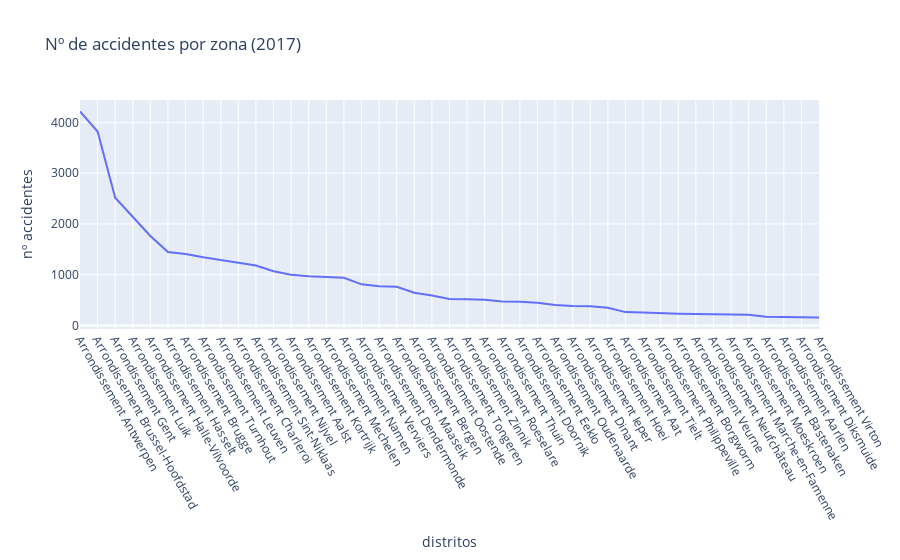

Notebook code for this chart:
### Code cell
fig = px.line(x=sorted_acc_2017_por_zona["ADM_DSTR"], y=sorted_acc_2017_por_zona["Nº ACC"], labels = {"x": "distritos", "y": "nº accidentes"}, title = "Nº de accidentes por zona (2017)")
#ax.set_xlabel(xlabel, rotation=60)
fig.update_xaxes(tickangle=60)
fig.show()

### Figure 1 — Plotly figure (JSON) as saved in the notebook; plotly's stock layout.template omitted (floating-point values rounded to 4 significant figures)
{"data": [{"hovertemplate": "distritos=%{x}<br>nº accidentes=%{y}<extra></extra>", "legendgroup": "", "line": {"color": "#636efa", "dash": "solid"}, "marker": {"symbol": "circle"}, "mode": "lines", "name": "", "orientation": "v", "showlegend": false, "type": "scatter", "x": ["Arrondissement Antwerpen", "Arrondissement Brussel-Hoofdstad", "Arrondissement Gent", "Arrondissement Luik", "Arrondissement Halle-Vilvoorde", "Arrondissement Hasselt", "Arrondissement Brugge", "Arrondissement Turnhout", "Arrondissement Leuven", "Arrondissement Charleroi", "Arrondissement Sint-Niklaas", "Arrondissement Nijvel", "Arrondissement Aalst", "Arrondissement Kortrijk", "Arrondissement Mechelen", "Arrondissement Namen", "Arrondissement Verviers", "Arrondissement Dendermonde", "Arrondissement Maaseik", "Arrondissement Bergen", "Arrondissement Oostende", "Arrondissement Tongeren", "Arrondissement Zinnik", "Arrondissement Roeselare", "Arrondissement Thuin", "Arrondissement Doornik", "Arrondissement Eeklo", "Arrondissement Oudenaarde", "Arrondissement Dinant", "Arrondissement Ieper", "Arrondissement Hoei", "Arrondissement Aat", "Arrondissement Tielt", "Arrondissement Philippeville", "Arrondissement Borgworm", "Arrondissement Veurne", "Arrondissement Neufchâteau", "Arrondissement Marche-en-Famenne", "Arrondissement Moeskroen", "Arrondissement Bastenaken", "Arrondissement Aarlen", "Arrondissement Diksmuide", "Arrondissement Virton"], "xaxis": "x", "y": [4215, 3819, 2516, 2143, 1763, 1446, 1407, 1344, 1286, 1237, 1180, 1068, 999, 967, 957, 938, 810, 774, 764, 644, 589, 523, 518, 505, 473, 469, 448, 403, 382, 378, 349, 263, 253, 236, 232, 226, 220, 219, 211, 170, 167, 160, 156], "yaxis": "y"}], "layout": {"legend": {"tracegroupgap": 0}, "title": {"text": "Nº de accidentes por zona (2017)"}, "xaxis": {"anchor": "y", "domain": [0, 1], "tickangle": 60, "title": {"text": "distritos"}}, "yaxis": {"anchor": "x", "domain": [0, 1], "title": {"text": "nº accidentes"}}}}
